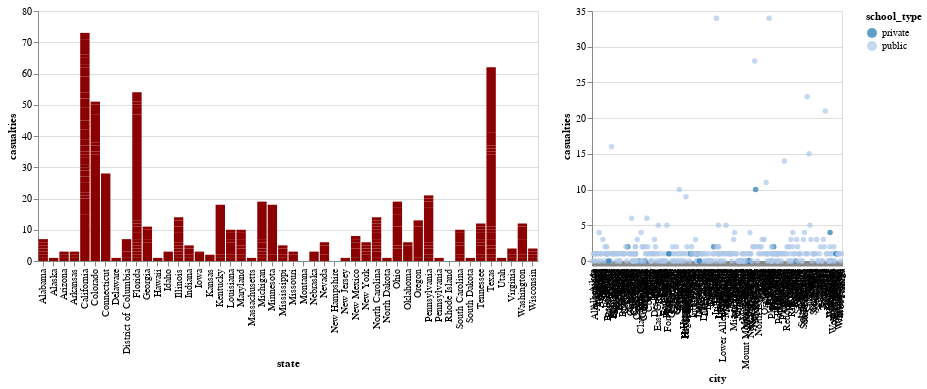

Here is the notebook cell this chart was saved with:
### Code cell
selection = alt.selection(type="multi", fields=["state"])

base =  alt.Chart(data).properties(width=500, height=250)

overview = alt.Chart(data).mark_bar().encode(
    y = "casualties",
    x = "state",
    color=alt.condition(selection, alt.value("darkred"), alt.value("lightgrey"))
).add_selection(selection).properties(height=250, width=500)

detail = hist = base.mark_circle().encode(
    y = "casualties", 
    x = "city",
    color = alt.Color('school_type', scale=alt.Scale(scheme='category20'))
).transform_filter(selection).properties(height=250, width=250)

overview | detail


#TASK 2
#SELECT A STATE TO EXPLORE THE VISUALIZATION

### Figure 1 — Vega-Lite specification as saved in the notebook (floating-point values rounded to 4 significant figures; data arrays with more than 128 entries replaced by an {"elided": "..."} marker saying what was removed)
{"config": {"view": {"continuousWidth": 400, "continuousHeight": 300}}, "hconcat": [{"mark": "bar", "encoding": {"color": {"condition": {"value": "darkred", "selection": "selector002"}, "value": "lightgrey"}, "x": {"field": "state", "type": "nominal"}, "y": {"field": "casualties", "type": "quantitative"}}, "height": 250, "selection": {"selector002": {"type": "multi", "fields": ["state"]}}, "width": 500}, {"mark": "circle", "encoding": {"color": {"field": "school_type", "scale": {"scheme": "category20"}, "type": "nominal"}, "x": {"field": "city", "type": "nominal"}, "y": {"field": "casualties", "type": "quantitative"}}, "height": 250, "transform": [{"filter": {"selection": "selector002"}}], "width": 250}], "data": {"name": "data-abb1b9afd6bf3651dc86e7cbd799295c"}, "$schema": "https://vega.github.io/schema/vega-lite/v4.17.0.json", "datasets": {"data-abb1b9afd6bf3651dc86e7cbd799295c": {"elided": "338 records"}}}
